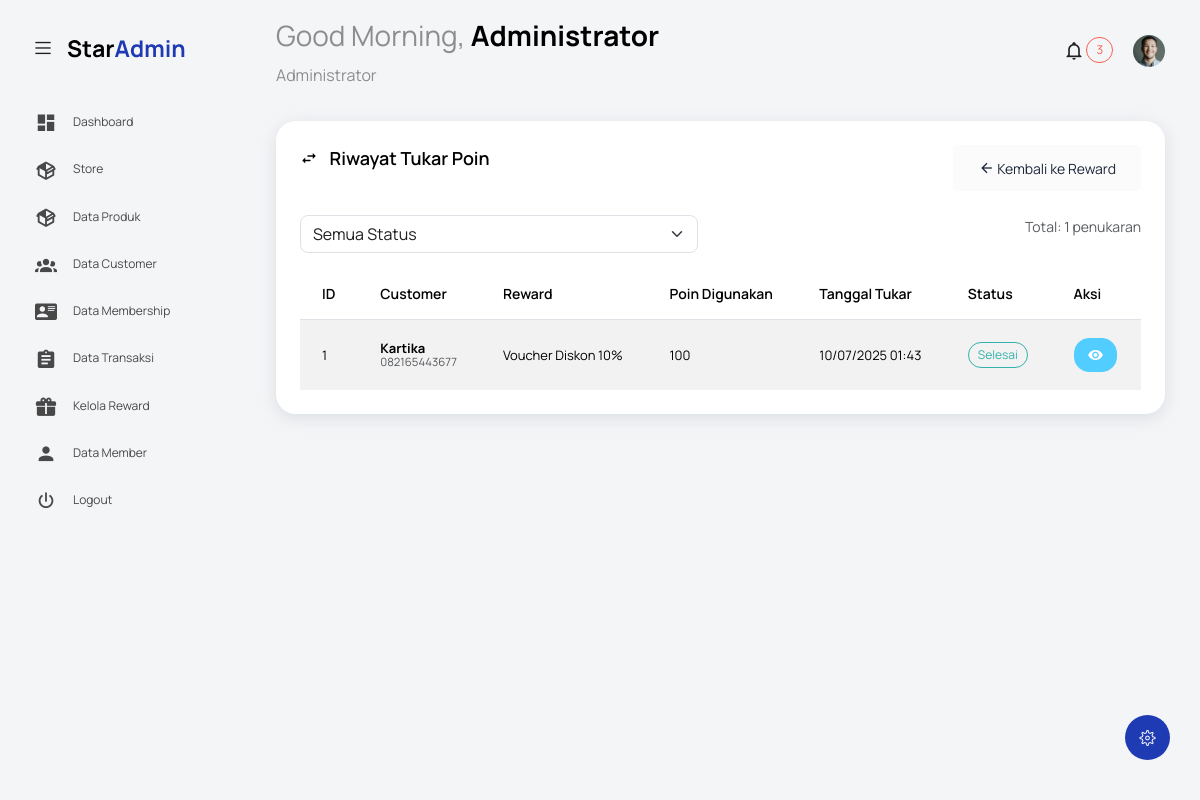
Page /index.php?controller=adminreward&action=tukarPoin (signed in) on the earlier database version.
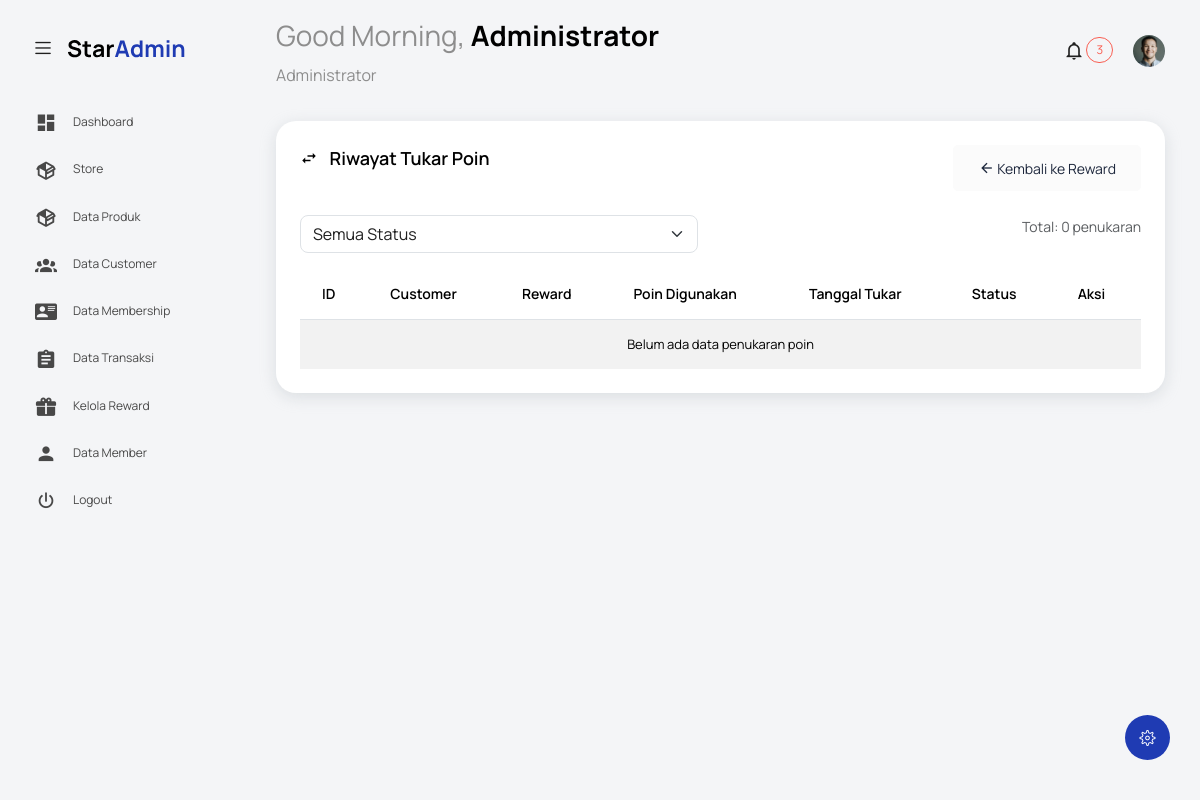
Same page on the later database version.
### tables this page shows
CREATE TABLE `tukar_poin` (
  `tukar_id` int NOT NULL,
  `customer_id` int DEFAULT NULL,
  `reward_id` int DEFAULT NULL,
  `poin_digunakan` int NOT NULL,
  `reward` varchar(100) DEFAULT NULL,
  `status` enum('pending','selesai') DEFAULT 'pending',
  `tanggal_tukar` datetime DEFAULT CURRENT_TIMESTAMP
);

CREATE TABLE `customers` (
  `customer_id` int NOT NULL,
  `user_id` int DEFAULT NULL,
  `nama_customer` varchar(100) NOT NULL,
  `no_telepon` varchar(15) DEFAULT NULL,
  `alamat` text,
  `email` varchar(100) DEFAULT NULL,
  `membership_id` int DEFAULT '1',
  `total_pembelian` decimal(12,2) DEFAULT '0.00',
  `total_poin` int DEFAULT '0',
  `tanggal_daftar` date DEFAULT (curdate()),
  `status_aktif` enum('aktif','tidak_aktif') DEFAULT 'aktif'
);

CREATE TABLE `rewards` (
  `reward_id` int NOT NULL,
  `nama_reward` varchar(100) NOT NULL,
  `poin_required` int NOT NULL,
  `stock` int DEFAULT '10',
  `status` enum('aktif','tidak_aktif') DEFAULT 'aktif'
);

### controllers/AdminRewardController.php (called while the page is built, shortened)
<?php
class AdminRewardController {
    private $model;
    public function __construct() {
        $this->model = new AdminRewardModel();
    }
    public function tukarPoin() {
        $page = (int)($_GET['page'] ?? 1);
        $status = $_GET['status'] ?? '';
        $limit = 20;
        $offset = ($page - 1) * $limit;
        $tukarPoinList = $this->model->getAllTukarPoin($limit, $offset, $status);
        $totalCount = $this->model->getCountTukarPoin($status);
        $totalPages = ceil($totalCount / $limit);
        $data = [
            'tukarPoinList' => $tukarPoinList,
            'currentPage' => $page,
            'totalPages' => $totalPages,
            'totalCount' => $totalCount,
            'selectedStatus' => $status,
            'success' => $_GET['success'] ?? '',
            'error' => $_GET['error'] ?? ''
        ];
        include 'views/admin/reward/tukar_poin.php';
    }
}
?>

### models/AdminRewardModel.php (called while the page is built, shortened)
<?php
class AdminRewardModel {
    private $conn;
    public function __construct() {
        global $conn;
        $this->conn = $conn;
    }
    public function getAllTukarPoin($limit = 20, $offset = 0, $status = '') {
        $whereClause = "";
        $params = [];
        $types = "";
        $query = "
            SELECT
                tp.tukar_id,
                tp.customer_id,
                tp.reward_id,
                tp.poin_digunakan,
                tp.reward,
                tp.status,
                tp.tanggal_tukar,
                c.nama_customer,
                c.no_telepon,
                r.nama_reward
            FROM tukar_poin tp
            JOIN customers c ON tp.customer_id = c.customer_id
            LEFT JOIN rewards r ON tp.reward_id = r.reward_id
            $whereClause
            ORDER BY tp.tanggal_tukar DESC
            LIMIT ? OFFSET ?
        ";
        $params[] = $limit;
        $params[] = $offset;
        $types .= "ii";
        $stmt = $this->conn->prepare($query);
        if (!empty($params)) {
            $stmt->bind_param($types, ...$params);
        }
        $stmt->execute();
        $result = $stmt->get_result();
        $tukarPoin = [];
        if ($result) {
            while ($row = $result->fetch_assoc()) {
                $tukarPoin[] = $row;
            }
        }
        return $tukarPoin;
    }
    public function getCountTukarPoin($status = '') {
        $whereClause = "";
        $params = [];
        $types = "";
        $query = "SELECT COUNT(*) as total FROM tukar_poin $whereClause";
        if (!empty($params)) {
            $stmt = $this->conn->prepare($query);
            $stmt->bind_param($types, ...$params);
            $stmt->execute();
            $result = $stmt->get_result();
        } else {
            $result = $this->conn->query($query);
        }
        if ($result) {
            $data = $result->fetch_assoc();
            return $data['total'];
        }
        return 0;
    }
}
?>

### views/admin/reward/tukar_poin.php (the view, shortened to what the changed rows need)
<?php include('template/header.php'); ?>
<body class="with-welcome-text">
  <div class="container-scroller">
    <?php include 'template/navbar.php'; ?>
    <div class="container-fluid page-body-wrapper">
      <?php include 'template/setting_panel.php'; ?>
      <?php include 'template/sidebar.php'; ?>
      <div class="main-panel">
        <div class="content-wrapper">
          <div class="row">
            <div class="col-sm-12">
              <div class="col-12 grid-margin stretch-card">
                <div class="card">
                  <div class="card-body">
                    <div class="d-flex justify-content-between align-items-center mb-4">
                      <h4 class="card-title">
                        <i class="mdi mdi-swap-horizontal me-2"></i>
                        Riwayat Tukar Poin
                      </h4>
                      <a href="index.php?controller=adminreward" class="btn btn-light">
                        <i class="mdi mdi-arrow-left"></i> Kembali ke Reward
                      </a>
                    </div>
                    <div class="row mb-3">
                      <div class="col-md-6">
                        <form method="GET" action="index.php" class="d-flex">
                          <select name="status" class="form-select me-2" onchange="this.form.submit()">
                            <option value="">Semua Status</option>
                          </select>
                        </form>
                      </div>
                      <div class="col-md-6 text-end">
                        <small class="text-muted">
                          Total: <?= number_format($data['totalCount']) ?> penukaran
                        </small>
                      </div>
                    </div>
                    <div class="table-responsive">
                      <table class="table table-striped">
                        <thead>
                          <tr>
                            <th>ID</th>
                            <th>Customer</th>
                            <th>Reward</th>
                            <th>Poin Digunakan</th>
                            <th>Tanggal Tukar</th>
                            <th>Status</th>
                            <th>Aksi</th>
                          </tr>
                        </thead>
                        <tbody>
                          <?php if (empty($data['tukarPoinList'])): ?>
                            <tr>
                              <td colspan="7" class="text-center">Belum ada data penukaran poin</td>
                            </tr>
                          <?php else: ?>
                            <?php foreach ($data['tukarPoinList'] as $tukar): ?>
                              <tr>
                                <td><?= $tukar['tukar_id'] ?></td>
                                <td>
                                  <div>
                                    <strong><?= htmlspecialchars($tukar['nama_customer']) ?></strong><br>
                                    <small class="text-muted"><?= htmlspecialchars($tukar['no_telepon']) ?></small>
                                  </div>
                                </td>
                                <td><?= htmlspecialchars($tukar['nama_reward'] ?? $tukar['reward']) ?></td>
                                <td><?= number_format($tukar['poin_digunakan']) ?></td>
                                <td><?= date('d/m/Y H:i', strtotime($tukar['tanggal_tukar'])) ?></td>
                                <td>
                                  <label class="badge badge-<?= $tukar['status'] === 'selesai' ? 'success' : 'warning' ?>">
                                    <?= ucfirst($tukar['status']) ?>
                                  </label>
                                </td>
                                <td>
                                  <a href="index.php?controller=adminreward&action=detailTukarPoin&id=<?= $tukar['tukar_id'] ?>"
                                     class="btn btn-info btn-sm">
                                    <i class="mdi mdi-eye"></i>
                                  </a>
                                </td>
                              </tr>
                            <?php endforeach; ?>
                          <?php endif; ?>
                        </tbody>
                      </table>
                    </div>
                  </div>
                </div>
              </div>
            </div>
          </div>
        </div>
      </div>
    </div>
  </div>
</body>
</html>

Differences in the rows shown:
removed tukar_poin: tukar_id "1", customer.nama_customer "Kartika", customer.no_telepon "082165443677", reward.nama_reward "Voucher Diskon 10%", poin_digunakan "100", tanggal_tukar "10/07/2025 01:43", status "Selesai"
Other differences:
$data['totalCount']: "1" → "0"
text now shown: "Belum ada data penukaran poin"
